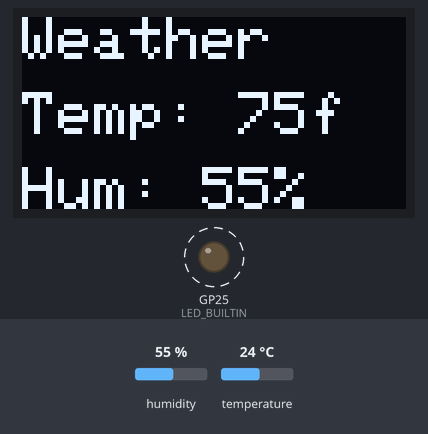
Simulated run of this sketch. Board: Raspberry Pi Pico. Parts: 128×64 one-colour display, output pins drawn as LEDs (lit = HIGH). Dashed ring = blinking. The test bench sets the inputs (shaded band); at power-on: humidity 55 %, temperature 24 °C. What the sketch prints to the serial monitor is not drawn.

Above: at 2.54 s.
3.0 s: humidity set to 22 %
At 4.92 s:
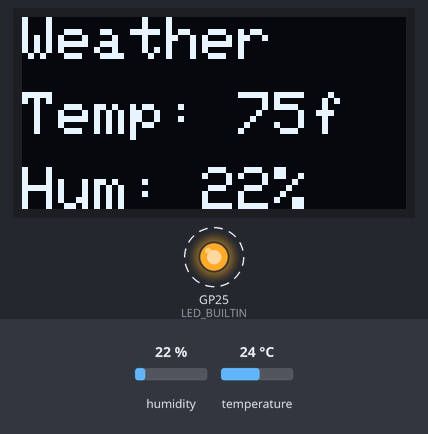
6.8 s: temperature set to 12 °C
At 8.87 s:
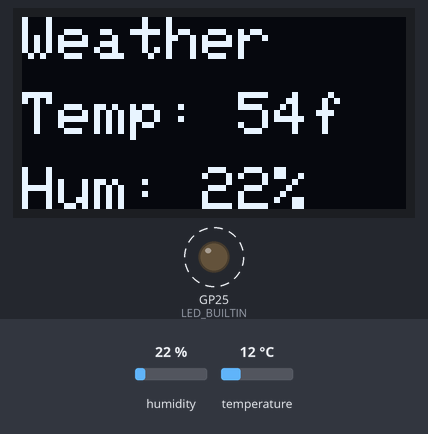
10.2 s: humidity set to 40 %
At 11.25 s:
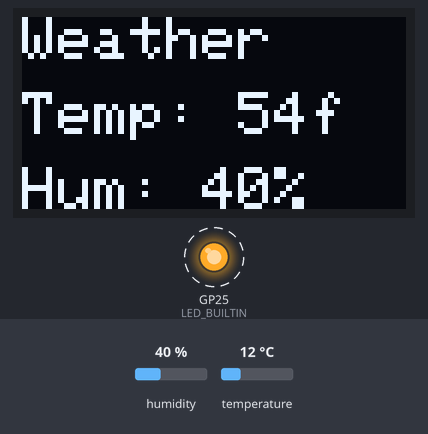
13.0 s: temperature set to 19 °C
At 15.47 s:
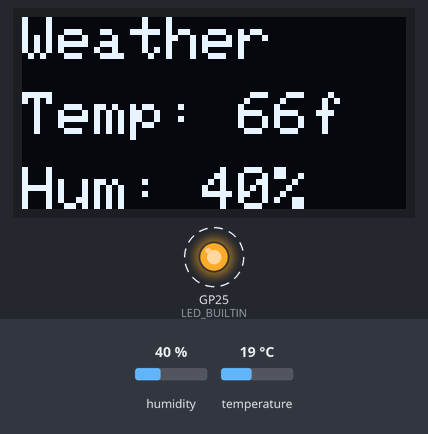
Timing chart, 0 to 17.5 s (numbered marks = the images above; inputs shaded):
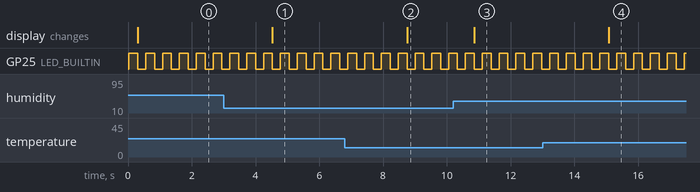

Measured:
- after the input at 3.0 s, the display: changes after 1.5 s (image 1)
- after the input at 6.8 s, the display: changes after 2.0 s (image 2)
- after the input at 10.2 s, the display: changes after 0.66 s (image 3)
- after the input at 13.0 s, the display: changes after 2.1 s (image 4)
- by itself, GP25 (LED_BUILTIN): alternates HIGH for 0.28 s and LOW for 0.25 s

The sketch:

oled_display_and_dht_22.ino
```cpp
#include <Wire.h>
#include <Adafruit_GFX.h>
#include <Adafruit_SSD1306.h>
#include "DHT.h"

#define SCREEN_WIDTH 128
#define SCREEN_HEIGHT 64

// DHT22
#define DHTPIN 22
#define DHTTYPE DHT22
DHT dht(DHTPIN, DHTTYPE);


// Declaration for an SSD1306 display connected to I2C(SDA, SCL pins)
Adafruit_SSD1306 display(SCREEN_WIDTH, SCREEN_HEIGHT, &Wire, -1);


void setup() {

  pinMode(LED_BUILTIN, OUTPUT);

  // put your setup code here, to run once:
  Serial.begin(115200);

  if (!display.begin(SSD1306_SWITCHCAPVCC, 0x3C)) { // Address for 0x3D for 128x64
    Serial.println(F("SSD1306 allocation failed"));
    for(;;);  // Don't proceed, loop forever
  }

  dht.begin();

  Serial.println("Successfully connected");
}

void loop() {
  Serial.println("Beginning Loop");
  digitalWrite(LED_BUILTIN, HIGH);


  // TEMP ----------------------------------------------------------------------------------------
  // Reading temperature or humidity takes about 250 milliseconds!
  // Sensor readings may also be up to 2 seconds 'old' (its a very slow sensor)
  float h = dht.readHumidity();
  // Read temperature as Celsius (the default)
  float t = dht.readTemperature();
  // Read temperature as Fahrenheit (isFahrenheit = true)
  float f = dht.readTemperature(true);

  // Check if any reads failed and exit early (to try again).
  if (isnan(h) || isnan(t) || isnan(f)) {
    Serial.println(F("Failed to read from DHT sensor!"));
    delay(500);
    return;
  }

  // Compute heat index in Fahrenheit (the default)
  float hif = dht.computeHeatIndex(f, h);
  // Compute heat index in Celsius (isFahreheit = false)
  float hic = dht.computeHeatIndex(t, h, false);

  Serial.print(F("Humidity: "));
  Serial.print(h);
  Serial.print(F("%  Temperature: "));
  Serial.print(t);
  Serial.print(F("°C "));
  Serial.print(f);
  Serial.print(F("°F  Heat index: "));
  Serial.print(hic);
  Serial.print(F("°C "));
  Serial.print(hif);
  Serial.println(F("°F"));

  // put your main code here, to run repeatedly:
  delay(250);

  display.clearDisplay();
  display.setTextSize(2);
  display.setTextColor(WHITE);

  // Heading
  display.setCursor(0,0);
  display.println("Weather");

  // Temp
  int temp = int(f + 0.5);
  display.setCursor(0, 25);
  display.print("Temp: ");
  display.print(temp);
  display.println("f");

  // Humidity
  int humidity = int(h + 0.5);
  display.setCursor(0, 50);
  display.print("Hum: ");
  display.print(humidity);
  display.println("%");

  // Write to display
  display.display();

  // Blink the pico led so we know it has power
  digitalWrite(LED_BUILTIN, LOW);
  delay(250);
}
```
